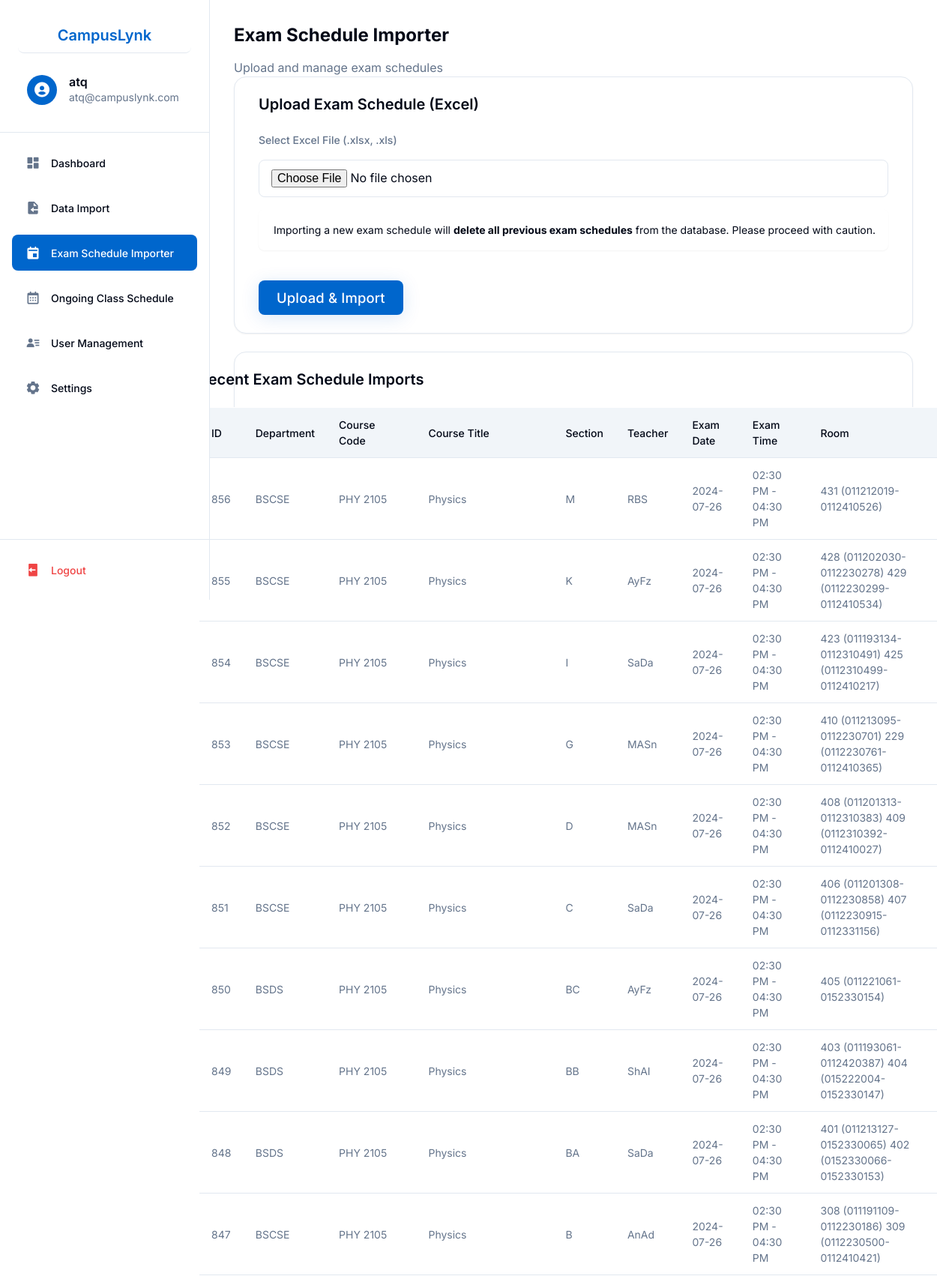
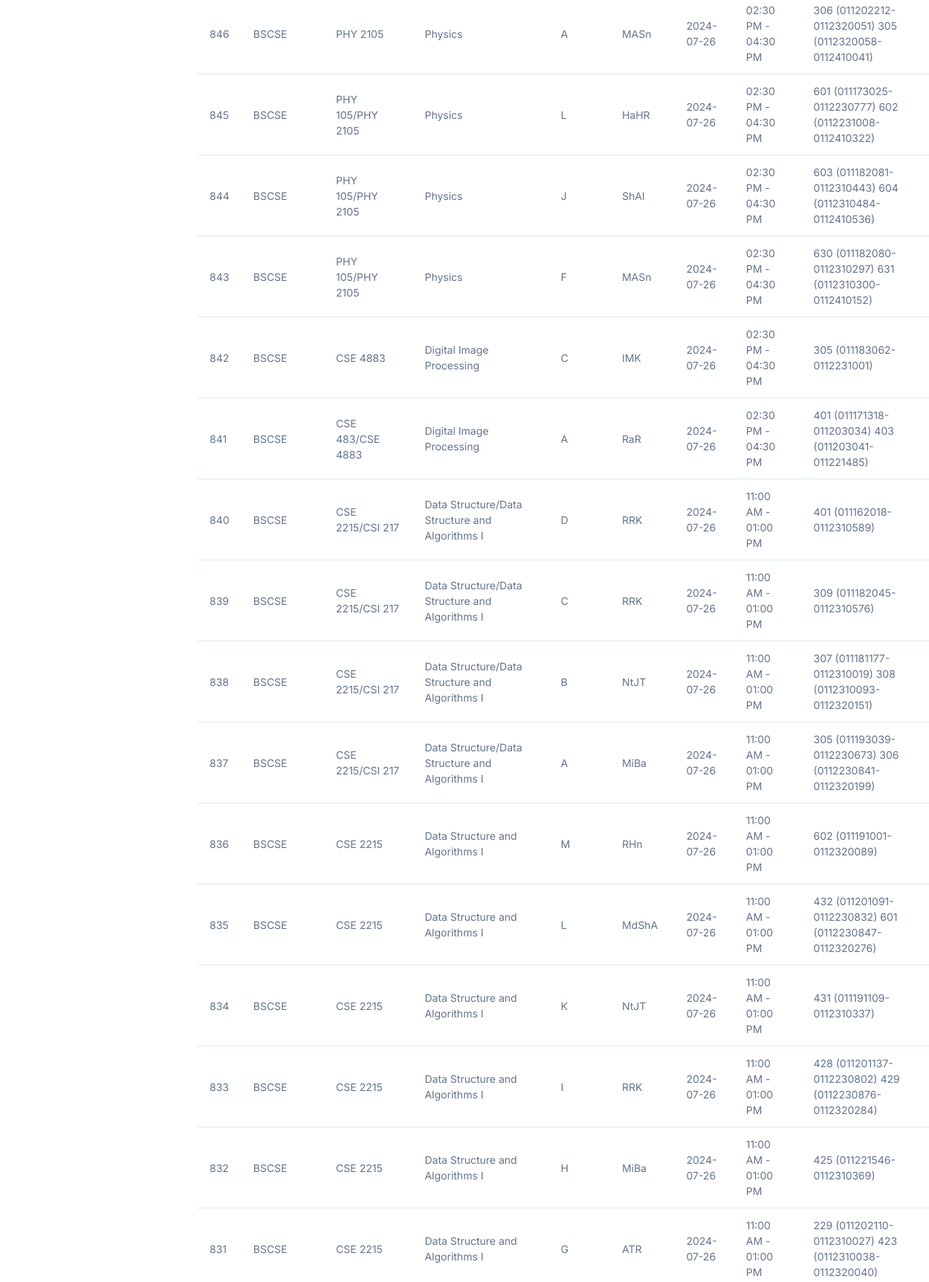
The page /admin_exam_import.php (signed in, upper part) on the database its author committed (2 pictures, top to bottom).
### tables this page shows
CREATE TABLE `users` (
  `id` int(11) NOT NULL,
  `username` varchar(255) NOT NULL,
  `email` varchar(255) NOT NULL,
  `password` varchar(255) NOT NULL,
  `role` enum('student','faculty','admin') NOT NULL,
  `name` varchar(255) NOT NULL
);

CREATE TABLE `exam_schedules` (
  `id` int(11) NOT NULL,
  `department` varchar(50) NOT NULL,
  `course_code` varchar(50) NOT NULL,
  `course_title` varchar(255) NOT NULL,
  `section` varchar(10) NOT NULL,
  `teacher` varchar(100) NOT NULL,
  `exam_date` date NOT NULL,
  `exam_time` varchar(50) NOT NULL,
  `room` text DEFAULT NULL,
  `created_at` timestamp NOT NULL DEFAULT current_timestamp()
);

### admin_exam_import.php (the view, shortened to what this page needs)
<?php
try {
    $db = (new Database())->getConnection();
} catch (PDOException $e) {
    die('Database error: ' . $e->getMessage());
}
$examSchedules = [];
try {
    $stmt = $db->query("SELECT * FROM exam_schedules ORDER BY id DESC LIMIT 50");
    $examSchedules = $stmt->fetchAll(PDO::FETCH_ASSOC);
} catch (PDOException $e) {
    $error = 'Error fetching exam schedules: ' . $e->getMessage();
}
?>
<!DOCTYPE html>
<html lang="en">
<head>
    <link href='https://unpkg.com/boxicons@2.1.4/css/boxicons.min.css' rel='stylesheet'>
    <link rel="stylesheet" href="styles.css">
    <link rel="stylesheet" href="css/base.css">
    <link rel="stylesheet" href="css/layout.css">
    <link rel="stylesheet" href="css/components.css">
</head>
<body>
    <?php include 'sidebar.php'; ?>
    <main class="main-content">
        <div class="admin-header">
            <div>
                <h1 class="text-2xl font-bold">Exam Schedule Importer</h1>
                <p class="text-muted">Upload and manage exam schedules</p>
            </div>
        </div>
        <div class="card mb-6">
            <div class="card-body">
                <h3 class="card-title">Upload Exam Schedule (Excel)</h3>
                <form method="POST" enctype="multipart/form-data" class="mt-4" id="exam-import-form">
                    <div class="form-group">
                        <label class="form-label">Select Excel File (.xlsx, .xls)</label>
                        <input type="file" name="exam_schedule_file" class="form-input" accept=".xlsx,.xls" required>
                    </div>
                    <div class="alert alert-warning mt-2">Importing a new exam schedule will <b>delete all previous exam schedules</b> from the database. Please proceed with caution.</div>
                    <button type="submit" class="btn btn-primary mt-4">Upload & Import</button>
                </form>
            </div>
        </div>
        <div class="card">
            <div class="card-body">
                <h3 class="card-title">Recent Exam Schedule Imports</h3>
                <div class="table-responsive mt-4" style="overflow-x:auto;">
                    <table class="table" style="min-width:1000px;">
                        <thead>
                            <tr>
                                <th>ID</th>
                                <th>Department</th>
                                <th>Course Code</th>
                                <th>Course Title</th>
                                <th>Section</th>
                                <th>Teacher</th>
                                <th>Exam Date</th>
                                <th>Exam Time</th>
                                <th>Room</th>
                            </tr>
                        </thead>
                        <tbody>
                            <?php foreach ($examSchedules as $exam): ?>
                                <tr>
                                    <td><?php echo htmlspecialchars($exam['id']); ?></td>
                                    <td><?php echo htmlspecialchars($exam['department']); ?></td>
                                    <td><?php echo htmlspecialchars($exam['course_code']); ?></td>
                                    <td><?php echo htmlspecialchars($exam['course_title']); ?></td>
                                    <td><?php echo htmlspecialchars($exam['section']); ?></td>
                                    <td><?php echo htmlspecialchars($exam['teacher']); ?></td>
                                    <td><?php echo htmlspecialchars($exam['exam_date']); ?></td>
                                    <td><?php echo htmlspecialchars($exam['exam_time']); ?></td>
                                    <td><?php echo htmlspecialchars($exam['room']); ?></td>
                                </tr>
                            <?php endforeach; ?>
                        </tbody>
                    </table>
                </div>
            </div>
        </div>
    </main>
</body>
</html>

### sidebar.php (shortened to what this page needs)
<?php
try {
    $sidebar_database = new Database();
    $sidebar_db = $sidebar_database->getConnection();
    $sidebar_query = $sidebar_db->prepare("SELECT * FROM users WHERE email = ?");
    $sidebar_query->execute([$_SESSION['useremail']]);
    $sidebar_user = $sidebar_query->fetch(PDO::FETCH_ASSOC);
} catch (PDOException $e) {
    header("Location: login.php?error=Database Error: " . urlencode($e->getMessage()));
    exit();
}
$current_page = basename($_SERVER['PHP_SELF']);
$role = $sidebar_user['role'];
?>
<link href='https://unpkg.com/boxicons@2.1.4/css/boxicons.min.css' rel='stylesheet'>
<aside class="sidebar">
    <div class="sidebar-header">
        <div class="logo-and-title-div">
            <a href="<?php echo $role === 'faculty' ? 'faculty_dashboard.php' : ($role === 'admin' ? 'admin_dashboard.php' : 'dashboard.php'); ?>" class="navbar-brand">CampusLynk</a>
        </div>
        <a href="<?php echo $role === 'faculty' ? 'faculty_dashboard.php' : ($role === 'admin' ? 'admin_dashboard.php' : 'profile.php'); ?>" class="user-info">
            <div class="user-avatar">
                <i class='bx bxs-user-circle'></i>
            </div>
            <div class="user-details">
                <h3 class="user-name"><?php echo htmlspecialchars($sidebar_user['name']); ?></h3>
                <p class="user-email"><?php echo htmlspecialchars($sidebar_user['email']); ?></p>
            </div>
        </a>
    </div>
    <div class="sidebar-content">
        <ul class="nav-links">
            <?php if ($role === 'admin'): ?>
                <li>
                    <a href="admin_dashboard.php" class="nav-link <?php echo $current_page === 'admin_dashboard.php' ? 'active' : ''; ?>">
                        <i class='bx bxs-dashboard'></i>
                        <span>Dashboard</span>
                    </a>
                </li>
                <li>
                    <a href="admin_dataimport.php" class="nav-link <?php echo $current_page === 'admin_dataimport.php' ? 'active' : ''; ?>">
                        <i class='bx bxs-file-import'></i>
                        <span>Data Import</span>
                    </a>
                </li>
                <li>
                    <a href="admin_exam_import.php" class="nav-link <?php echo $current_page === 'admin_exam_import.php' ? 'active' : ''; ?>">
                        <i class='bx bxs-calendar-event'></i>
                        <span>Exam Schedule Importer</span>
                    </a>
                </li>
                <li>
                    <a href="admin_class_schedule.php" class="nav-link <?php echo $current_page === 'admin_class_schedule.php' ? 'active' : ''; ?>">
                        <i class='bx bx-calendar'></i>
                        <span>Ongoing Class Schedule</span>
                    </a>
                </li>
                <li>
                    <a href="admin_users.php" class="nav-link <?php echo $current_page === 'admin_users.php' ? 'active' : ''; ?>">
                        <i class='bx bxs-user-detail'></i>
                        <span>User Management</span>
                    </a>
                </li>
                <li>
                    <a href="admin_settings.php" class="nav-link <?php echo $current_page === 'admin_settings.php' ? 'active' : ''; ?>">
                        <i class='bx bxs-cog'></i>
                        <span>Settings</span>
                    </a>
                </li>
            <?php endif; ?>
        </ul>
    </div>
    <div class="sidebar-footer">
        <?php
        $logout_url = 'logout.php';
        ?>
        <a href="<?php echo $logout_url; ?>" class="logout-btn">
            <i class='bx bxs-log-out'></i>
            <span>Logout</span>
        </a>
    </div>
</aside>

### css/base.css (style rules this page uses)
:root { --background: #ffffff; --foreground: #020817; --card: #ffffff; --card-foreground: #020817; --popover: #ffffff; --popover-foreground: #020817; --primary: #0066cc; --primary-foreground: #ffffff; --secondary: #f1f5f9; --secondary-foreground: #0f172a; --muted: #f1f5f9; --muted-foreground: #64748b; --accent: #f1f5f9; --accent-foreground: #0f172a; --destructive: #ef4444; --destructive-foreground: #ffffff; --success: #16a34a; --success-foreground: #ffffff; --border: #e2e8f0; --input: #e2e8f0; --ring: #0066cc; --spacing-1: 0.25rem; --spacing-2: 0.5rem; --spacing-3: 0.75rem; --spacing-4: 1rem; --spacing-5: 1.25rem; --spacing-6: 1.5rem; --spacing-8: 2rem; --spacing-10: 2.5rem; --spacing-12: 3rem; --radius-sm: 0.125rem; --radius: 0.5rem; --radius-md: 0.75rem; --radius-lg: 1rem; --shadow-sm: 0 1px 2px rgba(0, 0, 0, 0.05); --shadow: 0 1px 3px rgba(0, 0, 0, 0.1), 0 1px 2px rgba(0, 0, 0, 0.06); --shadow-md: 0 4px 6px -1px rgba(0, 0, 0, 0.1), 0 2px 4px -1px rgba(0, 0, 0, 0.06); --shadow-lg: 0 10px 15px -3px rgba(0, 0, 0, 0.1), 0 4px 6px -2px rgba(0, 0, 0, 0.05); }
* { margin: 0; padding: 0; box-sizing: border-box; font-family: 'Inter', sans-serif; }
body { background-color: var(--background); color: var(--foreground); line-height: 1.5; }
h1, h2, h3, h4, h5, h6 { font-weight: 600; line-height: 1.25; margin-bottom: var(--spacing-4); }
h1 { font-size: 2.25rem; }
h3 { font-size: 1.5rem; }
.text-muted { color: var(--muted-foreground); }
.font-bold { font-weight: 700; }
.main-content { margin-left: 280px; padding: 2rem; min-height: 100vh; background-color: var(--background); }

### css/layout.css (style rules this page uses)
:root { --sidebar-width: 280px; }
.main-content { margin-left: var(--sidebar-width); padding: 2rem; min-height: 100vh; background: var(--background); }
.sidebar { width: var(--sidebar-width); height: 100vh; background-color: var(--background); border-right: 1px solid var(--border); display: flex; flex-direction: column; position: fixed; left: 0; top: 0; z-index: 1000; overflow-y: auto; }
.sidebar-header { padding: 1.5rem; border-bottom: 1px solid var(--border); display: flex; flex-direction: column; gap: 1rem; background: var(--background); }
.logo-and-title-div { display: flex; align-items: center; gap: 0.75rem; text-decoration: none; padding: 0.5rem; border-radius: var(--radius); transition: background-color 0.2s; }
.navbar-brand { color: var(--primary); font-size: 1.25rem; font-weight: 600; text-decoration: none; }
.user-info { display: flex; align-items: center; gap: 1rem; padding: 0.75rem; border-radius: var(--radius); transition: background-color 0.2s; text-decoration: none; }
.user-avatar { width: 40px; height: 40px; border-radius: 50%; background: var(--primary); display: flex; align-items: center; justify-content: center; flex-shrink: 0; }
.user-avatar i { font-size: 1.5rem; color: var(--primary-foreground); }
.user-details { flex: 1; min-width: 0; }
.user-name { font-weight: 600; color: var(--foreground); margin: 0; white-space: nowrap; overflow: hidden; text-overflow: ellipsis; }
.user-email { font-size: 0.875rem; color: var(--muted-foreground); margin: 0; white-space: nowrap; overflow: hidden; text-overflow: ellipsis; }
.sidebar-content { flex: 1; display: flex; flex-direction: column; padding: 1rem 0; }
.nav-links { list-style: none; padding: 0 1rem; margin: 0; }
.nav-links li { margin-bottom: 0.25rem; }
.nav-link { display: flex; align-items: center; gap: 0.75rem; padding: 0.75rem 1rem; color: var(--foreground); text-decoration: none; border-radius: var(--radius); transition: all 0.2s; font-size: 0.875rem; font-weight: 500; }
.nav-link.active { background-color: var(--primary); color: var(--primary-foreground); }
.nav-link.active i { color: inherit; }
.nav-link i { font-size: 1.25rem; width: 1.5rem; height: 1.5rem; display: inline-flex; align-items: center; justify-content: center; color: var(--muted-foreground); }
.sidebar-footer { padding: 1rem; border-top: 1px solid var(--border); background: var(--background); }
.logout-btn { display: flex; align-items: center; gap: 0.75rem; padding: 0.75rem 1rem; width: 100%; color: var(--destructive); text-decoration: none; border-radius: var(--radius); transition: all 0.2s; font-size: 0.875rem; font-weight: 500; }
.logout-btn i { font-size: 1.25rem; }

### rows shown on the page
users: name "atq", email "atq@campuslynk.com"
exam_schedules: id "856", department "BSCSE", course_code "PHY 2105", course_title "Physics", section "M", teacher "RBS", exam_date "2024-07-26", exam_time "02:30 PM - 04:30 PM", room "431 (011212019-0112410526)"
exam_schedules: id "855", department "BSCSE", course_code "PHY 2105", course_title "Physics", section "K", teacher "AyFz", exam_date "2024-07-26", exam_time "02:30 PM - 04:30 PM", room "428 (011202030-0112230278) 429 (0112230299-0112410534)"
exam_schedules: id "854", department "BSCSE", course_code "PHY 2105", course_title "Physics", section "I", teacher "SaDa", exam_date "2024-07-26", exam_time "02:30 PM - 04:30 PM", room "423 (011193134-0112310491) 425 (0112310499-0112410217)"
exam_schedules: id "853", department "BSCSE", course_code "PHY 2105", course_title "Physics", section "G", teacher "MASn", exam_date "2024-07-26", exam_time "02:30 PM - 04:30 PM", room "410 (011213095-0112230701) 229 (0112230761-0112410365)"
exam_schedules: id "852", department "BSCSE", course_code "PHY 2105", course_title "Physics", section "D", teacher "MASn", exam_date "2024-07-26", exam_time "02:30 PM - 04:30 PM", room "408 (011201313-0112310383) 409 (0112310392-0112410027)"
exam_schedules: id "851", department "BSCSE", course_code "PHY 2105", course_title "Physics", section "C", teacher "SaDa", exam_date "2024-07-26", exam_time "02:30 PM - 04:30 PM", room "406 (011201308-0112230858) 407 (0112230915-0112331156)"
exam_schedules: id "850", department "BSDS", course_code "PHY 2105", course_title "Physics", section "BC", teacher "AyFz", exam_date "2024-07-26", exam_time "02:30 PM - 04:30 PM", room "405 (011221061-0152330154)"
exam_schedules: id "849", department "BSDS", course_code "PHY 2105", course_title "Physics", section "BB", teacher "ShAI", exam_date "2024-07-26", exam_time "02:30 PM - 04:30 PM", room "403 (011193061-0112420387) 404 (015222004-0152330147)"
exam_schedules: id "848", department "BSDS", course_code "PHY 2105", course_title "Physics", section "BA", teacher "SaDa", exam_date "2024-07-26", exam_time "02:30 PM - 04:30 PM", room "401 (011213127-0152330065) 402 (0152330066-0152330153)"
exam_schedules: id "847", department "BSCSE", course_code "PHY 2105", course_title "Physics", section "B", teacher "AnAd", exam_date "2024-07-26", exam_time "02:30 PM - 04:30 PM", room "308 (011191109-0112230186) 309 (0112230500-0112410421)"
exam_schedules: id "846", department "BSCSE", course_code "PHY 2105", course_title "Physics", section "A", teacher "MASn", exam_date "2024-07-26", exam_time "02:30 PM - 04:30 PM", room "306 (011202212-0112320051) 305 (0112320058-0112410041)"
exam_schedules: id "845", department "BSCSE", course_code "PHY 105/PHY 2105", course_title "Physics", section "L", teacher "HaHR", exam_date "2024-07-26", exam_time "02:30 PM - 04:30 PM", room "601 (011173025-0112230777) 602 (0112231008-0112410322)"
exam_schedules: id "844", department "BSCSE", course_code "PHY 105/PHY 2105", course_title "Physics", section "J", teacher "ShAI", exam_date "2024-07-26", exam_time "02:30 PM - 04:30 PM", room "603 (011182081-0112310443) 604 (0112310484-0112410536)"
exam_schedules: id "843", department "BSCSE", course_code "PHY 105/PHY 2105", course_title "Physics", section "F", teacher "MASn", exam_date "2024-07-26", exam_time "02:30 PM - 04:30 PM", room "630 (011182080-0112310297) 631 (0112310300-0112410152)"
exam_schedules: id "842", department "BSCSE", course_code "CSE 4883", course_title "Digital Image Processing", section "C", teacher "IMK", exam_date "2024-07-26", exam_time "02:30 PM - 04:30 PM", room "305 (011183062-0112231001)"
exam_schedules: id "841", department "BSCSE", course_code "CSE 483/CSE 4883", course_title "Digital Image Processing", section "A", teacher "RaR", exam_date "2024-07-26", exam_time "02:30 PM - 04:30 PM", room "401 (011171318-011203034) 403 (011203041-011221485)"
exam_schedules: id "840", department "BSCSE", course_code "CSE 2215/CSI 217", course_title "Data Structure/Data Structure and Algorithms I", section "D", teacher "RRK", exam_date "2024-07-26", exam_time "11:00 AM - 01:00 PM", room "401 (011162018-0112310589)"
exam_schedules: id "839", department "BSCSE", course_code "CSE 2215/CSI 217", course_title "Data Structure/Data Structure and Algorithms I", section "C", teacher "RRK", exam_date "2024-07-26", exam_time "11:00 AM - 01:00 PM", room "309 (011182045-0112310576)"
exam_schedules: id "838", department "BSCSE", course_code "CSE 2215/CSI 217", course_title "Data Structure/Data Structure and Algorithms I", section "B", teacher "NtJT", exam_date "2024-07-26", exam_time "11:00 AM - 01:00 PM", room "307 (011181177-0112310019) 308 (0112310093-0112320151)"
exam_schedules: id "837", department "BSCSE", course_code "CSE 2215/CSI 217", course_title "Data Structure/Data Structure and Algorithms I", section "A", teacher "MiBa", exam_date "2024-07-26", exam_time "11:00 AM - 01:00 PM", room "305 (011193039-0112230673) 306 (0112230841-0112320199)"
exam_schedules: id "836", department "BSCSE", course_code "CSE 2215", course_title "Data Structure and Algorithms I", section "M", teacher "RHn", exam_date "2024-07-26", exam_time "11:00 AM - 01:00 PM", room "602 (011191001-0112320089)"
exam_schedules: id "835", department "BSCSE", course_code "CSE 2215", course_title "Data Structure and Algorithms I", section "L", teacher "MdShA", exam_date "2024-07-26", exam_time "11:00 AM - 01:00 PM", room "432 (011201091-0112230832) 601 (0112230847-0112320276)"
exam_schedules: id "834", department "BSCSE", course_code "CSE 2215", course_title "Data Structure and Algorithms I", section "K", teacher "NtJT", exam_date "2024-07-26", exam_time "11:00 AM - 01:00 PM", room "431 (011191109-0112310337)"
exam_schedules: id "833", department "BSCSE", course_code "CSE 2215", course_title "Data Structure and Algorithms I", section "I", teacher "RRK", exam_date "2024-07-26", exam_time "11:00 AM - 01:00 PM", room "428 (011201137-0112230802) 429 (0112230876-0112320284)"
exam_schedules: id "832", department "BSCSE", course_code "CSE 2215", course_title "Data Structure and Algorithms I", section "H", teacher "MiBa", exam_date "2024-07-26", exam_time "11:00 AM - 01:00 PM", room "425 (011221546-0112310369)"
exam_schedules: id "831", department "BSCSE", course_code "CSE 2215", course_title "Data Structure and Algorithms I", section "G", teacher "ATR", exam_date "2024-07-26", exam_time "11:00 AM - 01:00 PM", room "229 (011202110-0112310027) 423 (0112310038-0112320040)"
